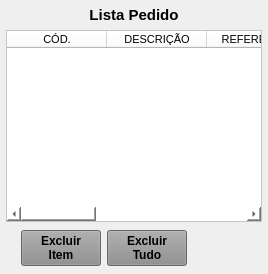
           <widget class="QWidget" name="widget_Cor5" native="true">
            <property name="styleSheet">
             <string notr="true"/>
            </property>
            <layout class="QVBoxLayout" name="verticalLayout_3">
             <property name="leftMargin">
              <number>6</number>
             </property>
             <property name="topMargin">
              <number>6</number>
             </property>
             <property name="rightMargin">
              <number>6</number>
             </property>
             <property name="bottomMargin">
              <number>6</number>
             </property>
             <item>
              <widget class="QLabel" name="label_Titulo">
               <property name="maximumSize">
                <size>
                 <width>16777215</width>
                 <height>18</height>
                </size>
               </property>
               <property name="font">
                <font>
                 <pointsize>11</pointsize>
                 <weight>75</weight>
                 <bold>true</bold>
                </font>
               </property>
               <property name="text">
                <string>Lista Pedido</string>
               </property>
               <property name="alignment">
                <set>Qt::AlignCenter</set>
               </property>
              </widget>
             </item>
             <item>
              <widget class="QTableWidget" name="table_Pedido">
               <property name="sizePolicy">
                <sizepolicy hsizetype="Preferred" vsizetype="Preferred">
                 <horstretch>0</horstretch>
                 <verstretch>0</verstretch>
                </sizepolicy>
               </property>
               <property name="font">
                <font>
                 <pointsize>8</pointsize>
                </font>
               </property>
               <property name="styleSheet">
                <string notr="true">background-color: rgb(255, 255, 255);</string>
               </property>
               <column>
                <property name="text">
                 <string>CÓD.</string>
                </property>
               </column>
               <column>
                <property name="text">
                 <string>DESCRIÇÃO</string>
                </property>
               </column>
               <column>
                <property name="text">
                 <string>REFERÊNCIA</string>
                </property>
               </column>
               <column>
                <property name="text">
                 <string>UM</string>
                </property>
               </column>
               <column>
                <property name="text">
                 <string>QTDE</string>
                </property>
               </column>
               <column>
                <property name="text">
                 <string>ENTREGA</string>
                </property>
               </column>
              </widget>
             </item>
             <item>
              <widget class="QWidget" name="widget_25" native="true">
               <property name="minimumSize">
                <size>
                 <width>0</width>
                 <height>40</height>
                </size>
               </property>
               <property name="maximumSize">
                <size>
                 <width>16777215</width>
                 <height>40</height>
                </size>
               </property>
               <property name="styleSheet">
                <string notr="true"/>
               </property>
               <layout class="QHBoxLayout" name="horizontalLayout_24">
                <property name="spacing">
                 <number>6</number>
                </property>
                <property name="leftMargin">
                 <number>15</number>
                </property>
                <property name="topMargin">
                 <number>2</number>
                </property>
                <property name="rightMargin">
                 <number>15</number>
                </property>
                <property name="bottomMargin">
                 <number>2</number>
                </property>
                <item>
                 <widget class="QPushButton" name="btn_ExcluirItem">
                  <property name="sizePolicy">
                   <sizepolicy hsizetype="Fixed" vsizetype="Preferred">
                    <horstretch>0</horstretch>
                    <verstretch>0</verstretch>
                   </sizepolicy>
                  </property>
                  <property name="minimumSize">
                   <size>
                    <width>80</width>
                    <height>0</height>
                   </size>
                  </property>
                  <property name="maximumSize">
                   <size>
                    <width>80</width>
                    <height>16777215</height>
                   </size>
                  </property>
                  <property name="font">
                   <font>
                    <pointsize>9</pointsize>
                    <weight>75</weight>
                    <bold>true</bold>
                   </font>
                  </property>
                  <property name="cursor">
                   <cursorShape>PointingHandCursor</cursorShape>
                  </property>
                  <property name="layoutDirection">
                   <enum>Qt::LeftToRight</enum>
                  </property>
                  <property name="autoFillBackground">
                   <bool>false</bool>
                  </property>
                  <property name="styleSheet">
                   <string notr="true">background-color: rgb(141, 141, 141);</string>
                  </property>
                  <property name="text">
                   <string>Excluir
Item</string>
                  </property>
                  <property name="checkable">
                   <bool>false</bool>
                  </property>
                  <property name="autoDefault">
                   <bool>false</bool>
                  </property>
                  <property name="default">
                   <bool>false</bool>
                  </property>
                  <property name="flat">
                   <bool>false</bool>
                  </property>
                 </widget>
                </item>
                <item>
                 <widget class="QPushButton" name="btn_ExcluirTudo">
                  <property name="sizePolicy">
                   <sizepolicy hsizetype="Fixed" vsizetype="Preferred">
                    <horstretch>0</horstretch>
                    <verstretch>0</verstretch>
                   </sizepolicy>
                  </property>
                  <property name="minimumSize">
                   <size>
                    <width>80</width>
                    <height>0</height>
                   </size>
                  </property>
                  <property name="maximumSize">
                   <size>
                    <width>80</width>
                    <height>16777215</height>
                   </size>
                  </property>
                  <property name="font">
                   <font>
                    <pointsize>9</pointsize>
                    <weight>75</weight>
                    <bold>true</bold>
                   </font>
                  </property>
                  <property name="cursor">
                   <cursorShape>PointingHandCursor</cursorShape>
                  </property>
                  <property name="layoutDirection">
                   <enum>Qt::LeftToRight</enum>
                  </property>
                  <property name="autoFillBackground">
                   <bool>false</bool>
                  </property>
                  <property name="styleSheet">
                   <string notr="true">background-color: rgb(141, 141, 141);</string>
                  </property>
                  <property name="text">
                   <string>Excluir
Tudo</string>
                  </property>
                  <property name="checkable">
                   <bool>false</bool>
                  </property>
                  <property name="autoDefault">
                   <bool>false</bool>
                  </property>
                  <property name="default">
                   <bool>false</bool>
                  </property>
                  <property name="flat">
                   <bool>false</bool>
                  </property>
                 </widget>
                </item>
                <item>
                 <widget class="QLabel" name="label_40">
                  <property name="text">
                   <string/>
                  </property>
                 </widget>
                </item>
               </layout>
              </widget>
             </item>
            </layout>
           </widget>
